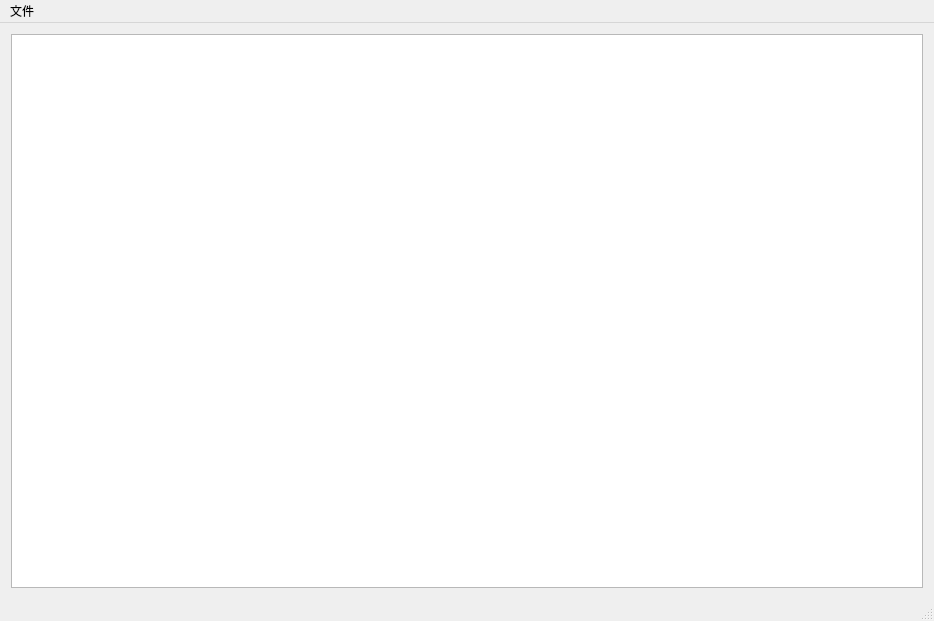
<?xml version="1.0" encoding="UTF-8"?>
<ui version="4.0">
 <class>MainWindow</class>
 <widget class="QMainWindow" name="MainWindow">
  <property name="geometry">
   <rect>
    <x>0</x>
    <y>0</y>
    <width>934</width>
    <height>621</height>
   </rect>
  </property>
  <property name="windowTitle">
   <string>配置管理</string>
  </property>
  <widget class="QWidget" name="centralWidget">
   <layout class="QHBoxLayout" name="horizontalLayout">
    <item>
     <widget class="QTableView" name="tableView"/>
    </item>
   </layout>
  </widget>
  <widget class="QMenuBar" name="menuBar">
   <property name="geometry">
    <rect>
     <x>0</x>
     <y>0</y>
     <width>934</width>
     <height>24</height>
    </rect>
   </property>
   <widget class="QMenu" name="menu">
    <property name="title">
     <string>文件</string>
    </property>
    <addaction name="action_new"/>
    <addaction name="action_open"/>
    <addaction name="action_save"/>
    <addaction name="action_close"/>
    <addaction name="action_recent"/>
   </widget>
   <addaction name="menu"/>
  </widget>
  <widget class="QStatusBar" name="statusBar"/>
  <action name="action_open">
   <property name="text">
    <string>打开</string>
   </property>
  </action>
  <action name="action_save">
   <property name="text">
    <string>保存</string>
   </property>
  </action>
  <action name="action_close">
   <property name="text">
    <string>关闭</string>
   </property>
  </action>
  <action name="action_recent">
   <property name="text">
    <string>最近打开</string>
   </property>
  </action>
  <action name="action_new">
   <property name="text">
    <string>新建</string>
   </property>
  </action>
 </widget>
 <layoutdefault spacing="6" margin="11"/>
 <resources/>
 <connections/>
</ui>
